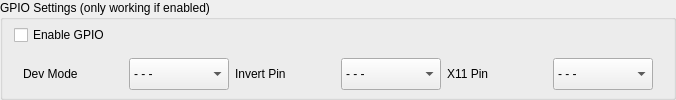
       <widget class="QGroupBox" name="groupBoxGPIO">
        <property name="sizePolicy">
         <sizepolicy hsizetype="Expanding" vsizetype="Fixed">
          <horstretch>0</horstretch>
          <verstretch>0</verstretch>
         </sizepolicy>
        </property>
        <property name="title">
         <string>GPIO Settings (only working if enabled)</string>
        </property>
        <layout class="QVBoxLayout" name="verticalLayout_27">
         <property name="topMargin">
          <number>0</number>
         </property>
         <property name="bottomMargin">
          <number>0</number>
         </property>
         <item>
          <widget class="QCheckBox" name="checkBoxGPIO">
           <property name="text">
            <string>Enable GPIO</string>
           </property>
          </widget>
         </item>
         <item>
          <widget class="QWidget" name="horizontalWidget_5" native="true">
           <property name="sizePolicy">
            <sizepolicy hsizetype="Expanding" vsizetype="Fixed">
             <horstretch>0</horstretch>
             <verstretch>0</verstretch>
            </sizepolicy>
           </property>
           <layout class="QHBoxLayout" name="horizontalLayout_24">
            <property name="topMargin">
             <number>2</number>
            </property>
            <property name="bottomMargin">
             <number>2</number>
            </property>
            <item>
             <layout class="QFormLayout" name="devmode">
              <property name="horizontalSpacing">
               <number>6</number>
              </property>
              <property name="verticalSpacing">
               <number>6</number>
              </property>
              <item row="0" column="0">
               <widget class="QLabel" name="labelDevMode">
                <property name="sizePolicy">
                 <sizepolicy hsizetype="Fixed" vsizetype="Fixed">
                  <horstretch>0</horstretch>
                  <verstretch>0</verstretch>
                 </sizepolicy>
                </property>
                <property name="minimumSize">
                 <size>
                  <width>100</width>
                  <height>32</height>
                 </size>
                </property>
                <property name="maximumSize">
                 <size>
                  <width>16777215</width>
                  <height>32</height>
                 </size>
                </property>
                <property name="text">
                 <string>Dev Mode</string>
                </property>
               </widget>
              </item>
              <item row="0" column="1">
               <widget class="QComboBox" name="comboBoxDevMode">
                <property name="sizePolicy">
                 <sizepolicy hsizetype="Fixed" vsizetype="Fixed">
                  <horstretch>0</horstretch>
                  <verstretch>0</verstretch>
                 </sizepolicy>
                </property>
                <property name="minimumSize">
                 <size>
                  <width>100</width>
                  <height>32</height>
                 </size>
                </property>
                <property name="maximumSize">
                 <size>
                  <width>16777215</width>
                  <height>32</height>
                 </size>
                </property>
                <property name="styleSheet">
                 <string notr="true">QScrollBar { 
	width: 40px;
	background-color: rgba(85, 87, 83, 0.7);
}</string>
                </property>
                <property name="currentText">
                 <string>- - -</string>
                </property>
                <property name="sizeAdjustPolicy">
                 <enum>QComboBox::SizeAdjustPolicy::AdjustToContentsOnFirstShow</enum>
                </property>
                <property name="modelColumn">
                 <number>0</number>
                </property>
                <item>
                 <property name="text">
                  <string>- - -</string>
                 </property>
                </item>
                <item>
                 <property name="text">
                  <string>1</string>
                 </property>
                </item>
                <item>
                 <property name="text">
                  <string>2</string>
                 </property>
                </item>
                <item>
                 <property name="text">
                  <string>3</string>
                 </property>
                </item>
                <item>
                 <property name="text">
                  <string>4</string>
                 </property>
                </item>
                <item>
                 <property name="text">
                  <string>5</string>
                 </property>
                </item>
                <item>
                 <property name="text">
                  <string>6</string>
                 </property>
                </item>
                <item>
                 <property name="text">
                  <string>7</string>
                 </property>
                </item>
                <item>
                 <property name="text">
                  <string>8</string>
                 </property>
                </item>
                <item>
                 <property name="text">
                  <string>9</string>
                 </property>
                </item>
                <item>
                 <property name="text">
                  <string>10</string>
                 </property>
                </item>
                <item>
                 <property name="text">
                  <string>11</string>
                 </property>
                </item>
                <item>
                 <property name="text">
                  <string>12</string>
                 </property>
                </item>
                <item>
                 <property name="text">
                  <string>13</string>
                 </property>
                </item>
                <item>
                 <property name="text">
                  <string>14</string>
                 </property>
                </item>
                <item>
                 <property name="text">
                  <string>15</string>
                 </property>
                </item>
                <item>
                 <property name="text">
                  <string>16</string>
                 </property>
                </item>
                <item>
                 <property name="text">
                  <string>17</string>
                 </property>
                </item>
                <item>
                 <property name="text">
                  <string>18</string>
                 </property>
                </item>
                <item>
                 <property name="text">
                  <string>19</string>
                 </property>
                </item>
                <item>
                 <property name="text">
                  <string>20</string>
                 </property>
                </item>
                <item>
                 <property name="text">
                  <string>21</string>
                 </property>
                </item>
                <item>
                 <property name="text">
                  <string>22</string>
                 </property>
                </item>
                <item>
                 <property name="text">
                  <string>23</string>
                 </property>
                </item>
                <item>
                 <property name="text">
                  <string>24</string>
                 </property>
                </item>
                <item>
                 <property name="text">
                  <string>25</string>
                 </property>
                </item>
                <item>
                 <property name="text">
                  <string>26</string>
                 </property>
                </item>
               </widget>
              </item>
             </layout>
            </item>
            <item>
             <layout class="QFormLayout" name="invertpin">
              <item row="0" column="0">
               <widget class="QLabel" name="labelInvert">
                <property name="sizePolicy">
                 <sizepolicy hsizetype="Fixed" vsizetype="Fixed">
                  <horstretch>0</horstretch>
                  <verstretch>0</verstretch>
                 </sizepolicy>
                </property>
                <property name="minimumSize">
                 <size>
                  <width>100</width>
                  <height>32</height>
                 </size>
                </property>
                <property name="maximumSize">
                 <size>
                  <width>16777215</width>
                  <height>32</height>
                 </size>
                </property>
                <property name="text">
                 <string>Invert Pin</string>
                </property>
               </widget>
              </item>
              <item row="0" column="1">
               <widget class="QComboBox" name="comboBoxInvert">
                <property name="sizePolicy">
                 <sizepolicy hsizetype="Fixed" vsizetype="Fixed">
                  <horstretch>0</horstretch>
                  <verstretch>0</verstretch>
                 </sizepolicy>
                </property>
                <property name="minimumSize">
                 <size>
                  <width>100</width>
                  <height>32</height>
                 </size>
                </property>
                <property name="maximumSize">
                 <size>
                  <width>16777215</width>
                  <height>32</height>
                 </size>
                </property>
                <property name="styleSheet">
                 <string notr="true">QScrollBar { 
	width: 40px;
	background-color: rgba(85, 87, 83, 0.7);
}</string>
                </property>
                <item>
                 <property name="text">
                  <string>- - -</string>
                 </property>
                </item>
                <item>
                 <property name="text">
                  <string>1</string>
                 </property>
                </item>
                <item>
                 <property name="text">
                  <string>2</string>
                 </property>
                </item>
                <item>
                 <property name="text">
                  <string>3</string>
                 </property>
                </item>
                <item>
                 <property name="text">
                  <string>4</string>
                 </property>
                </item>
                <item>
                 <property name="text">
                  <string>5</string>
                 </property>
                </item>
                <item>
                 <property name="text">
                  <string>6</string>
                 </property>
                </item>
                <item>
                 <property name="text">
                  <string>7</string>
                 </property>
                </item>
                <item>
                 <property name="text">
                  <string>8</string>
                 </property>
                </item>
                <item>
                 <property name="text">
                  <string>9</string>
                 </property>
                </item>
                <item>
                 <property name="text">
                  <string>10</string>
                 </property>
                </item>
                <item>
                 <property name="text">
                  <string>11</string>
                 </property>
                </item>
                <item>
                 <property name="text">
                  <string>12</string>
                 </property>
                </item>
                <item>
                 <property name="text">
                  <string>13</string>
                 </property>
                </item>
                <item>
                 <property name="text">
                  <string>14</string>
                 </property>
                </item>
                <item>
                 <property name="text">
                  <string>15</string>
                 </property>
                </item>
                <item>
                 <property name="text">
                  <string>16</string>
                 </property>
                </item>
                <item>
                 <property name="text">
                  <string>17</string>
                 </property>
                </item>
                <item>
                 <property name="text">
                  <string>18</string>
                 </property>
                </item>
                <item>
                 <property name="text">
                  <string>19</string>
                 </property>
                </item>
                <item>
                 <property name="text">
                  <string>20</string>
                 </property>
                </item>
                <item>
                 <property name="text">
                  <string>21</string>
                 </property>
                </item>
                <item>
                 <property name="text">
                  <string>22</string>
                 </property>
                </item>
                <item>
                 <property name="text">
                  <string>23</string>
                 </property>
                </item>
                <item>
                 <property name="text">
                  <string>24</string>
                 </property>
                </item>
                <item>
                 <property name="text">
                  <string>25</string>
                 </property>
                </item>
                <item>
                 <property name="text">
                  <string>26</string>
                 </property>
                </item>
               </widget>
              </item>
             </layout>
            </item>
            <item>
             <layout class="QFormLayout" name="x11pin">
              <item row="0" column="0">
               <widget class="QLabel" name="labelX11">
                <property name="sizePolicy">
                 <sizepolicy hsizetype="Fixed" vsizetype="Fixed">
                  <horstretch>0</horstretch>
                  <verstretch>0</verstretch>
                 </sizepolicy>
                </property>
                <property name="minimumSize">
                 <size>
                  <width>100</width>
                  <height>32</height>
                 </size>
                </property>
                <property name="maximumSize">
                 <size>
                  <width>16777215</width>
                  <height>32</height>
                 </size>
                </property>
                <property name="text">
                 <string>X11 Pin</string>
                </property>
               </widget>
              </item>
              <item row="0" column="1">
               <widget class="QComboBox" name="comboBoxX11">
                <property name="sizePolicy">
                 <sizepolicy hsizetype="Fixed" vsizetype="Fixed">
                  <horstretch>0</horstretch>
                  <verstretch>0</verstretch>
                 </sizepolicy>
                </property>
                <property name="minimumSize">
                 <size>
                  <width>100</width>
                  <height>32</height>
                 </size>
                </property>
                <property name="maximumSize">
                 <size>
                  <width>16777215</width>
                  <height>32</height>
                 </size>
                </property>
                <property name="styleSheet">
                 <string notr="true">QScrollBar { 
	width: 40px;
	background-color: rgba(85, 87, 83, 0.7);
}</string>
                </property>
                <item>
                 <property name="text">
                  <string>- - -</string>
                 </property>
                </item>
                <item>
                 <property name="text">
                  <string>1</string>
                 </property>
                </item>
                <item>
                 <property name="text">
                  <string>2</string>
                 </property>
                </item>
                <item>
                 <property name="text">
                  <string>3</string>
                 </property>
                </item>
                <item>
                 <property name="text">
                  <string>4</string>
                 </property>
                </item>
                <item>
                 <property name="text">
                  <string>5</string>
                 </property>
                </item>
                <item>
                 <property name="text">
                  <string>6</string>
                 </property>
                </item>
                <item>
                 <property name="text">
                  <string>7</string>
                 </property>
                </item>
                <item>
                 <property name="text">
                  <string>8</string>
                 </property>
                </item>
                <item>
                 <property name="text">
                  <string>9</string>
                 </property>
                </item>
                <item>
                 <property name="text">
                  <string>10</string>
                 </property>
                </item>
                <item>
                 <property name="text">
                  <string>11</string>
                 </property>
                </item>
                <item>
                 <property name="text">
                  <string>12</string>
                 </property>
                </item>
                <item>
                 <property name="text">
                  <string>13</string>
                 </property>
                </item>
                <item>
                 <property name="text">
                  <string>14</string>
                 </property>
                </item>
                <item>
                 <property name="text">
                  <string>15</string>
                 </property>
                </item>
                <item>
                 <property name="text">
                  <string>16</string>
                 </property>
                </item>
                <item>
                 <property name="text">
                  <string>17</string>
                 </property>
                </item>
                <item>
                 <property name="text">
                  <string>18</string>
                 </property>
                </item>
                <item>
                 <property name="text">
                  <string>19</string>
                 </property>
                </item>
                <item>
                 <property name="text">
                  <string>20</string>
                 </property>
                </item>
                <item>
                 <property name="text">
                  <string>21</string>
                 </property>
                </item>
                <item>
                 <property name="text">
                  <string>22</string>
                 </property>
                </item>
                <item>
                 <property name="text">
                  <string>23</string>
                 </property>
                </item>
                <item>
                 <property name="text">
                  <string>24</string>
                 </property>
                </item>
                <item>
                 <property name="text">
                  <string>25</string>
                 </property>
                </item>
                <item>
                 <property name="text">
                  <string>26</string>
                 </property>
                </item>
               </widget>
              </item>
             </layout>
            </item>
           </layout>
          </widget>
         </item>
        </layout>
       </widget>
